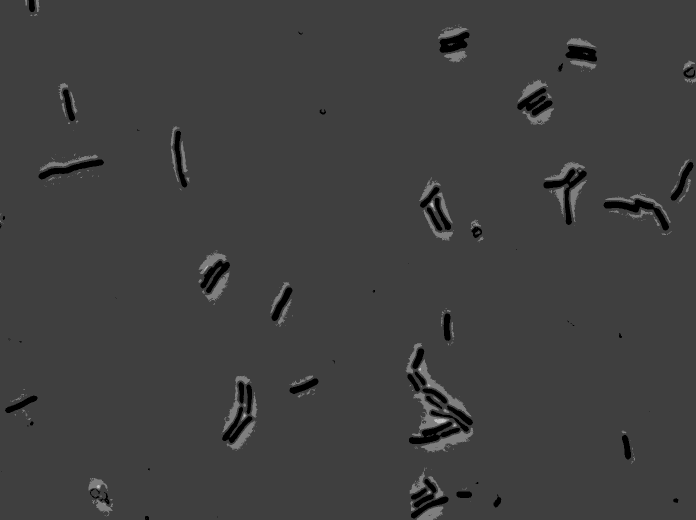
#> input picture data/bsub_100x_phase.tif, 1392 x 1040 px (shown at 1/2 size)
$ python intro_to_image_processing.py
#> lines starting #> are read from the running program, lines starting #| are printed output that depends on the picture; after the words box and inside, x2 and y2 are one past the last pixel; in counts of white or black regions, pixels touching at a corner belong together
import numpy as np

# Our image processing tools
import skimage.filters
import skimage.io
import skimage.morphology
import skimage.exposure

import matplotlib.pyplot as plt
import seaborn as sns
rc={'lines.linewidth': 2, 'axes.labelsize': 18, 'axes.titlesize': 18}
sns.set(rc=rc)

im_phase = skimage.io.imread('data/bsub_100x_phase.tif')
#> im_phase is the input picture: shape (1040, 1392) uint16; min 141, max 1043, mean 386
cfp_im=skimage.io.imread('data/bsub_100x_phase.tif')

with sns.axes_style('dark'):
    skimage.io.imshow(im_phase / im_phase.max())

hist_phase, bins_phase = skimage.exposure.histogram(im_phase)
#> hist_phase = 903 values, max 32864 at index 241, min 0 at index 1, mean 1603.2; bins_phase = 903 values from 141 to 1043
plt.plot(bins_phase, hist_phase)

#apply threshold to image
thresh=250
in_phase_thresh=im_phase < thresh
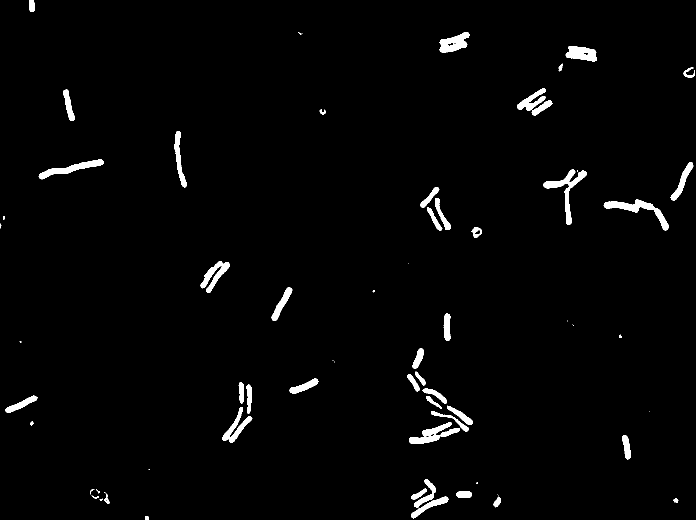
#> in_phase_thresh: shape (1040, 1392) bool (shown at 1/2 size); 2% white; 72 white regions (24 under 20 px), largest, box (x1, y1, x2, y2) and area: (1087, 339, 1174, 450) 1931, (1207, 399, 1338, 461) 1919, (818, 844, 920, 888) 1688

with sns.axes_style('dark'):
    plt.imshow(in_phase_thresh, cmap=plt.cm.Greys_r)
plt.show()
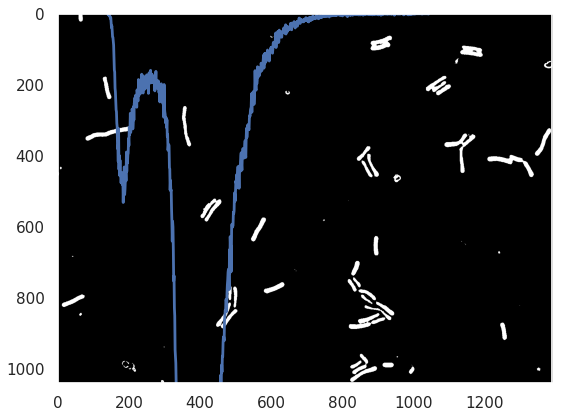
#> figure drawn by matplotlib, 1 panel

with sns.axes_style('dark'):
    plt.imshow(cfp_im, cmap=plt.cm.viridis)

selem = skimage.morphology.square(3)
cfp_filt=skimage.filters.median(cfp_im,selem)
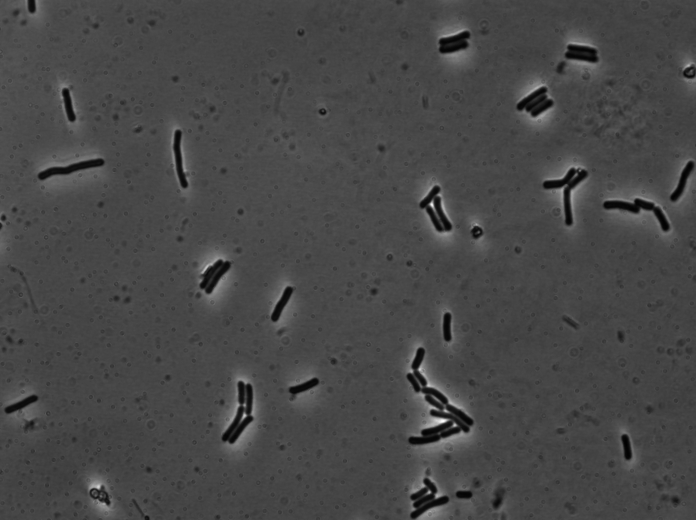
#> cfp_filt: shape (1040, 1392) uint16 (shown at 1/2 size); min 145, max 1001, mean 386; drawn with min black and max white

with sns.axes_style('dark'):
    plt.imshow(cfp_filt[150:250, 450:550]/cfp_filt.max(), cmap=plt.cm.viridis)
plt.show()
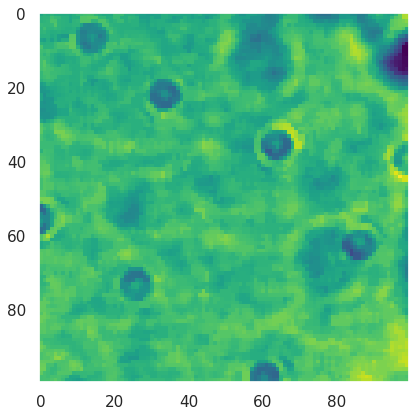
#> figure drawn by matplotlib, 1 panel

x, y = skimage.exposure.histogram(cfp_filt)
#> x = 857 values, max 38658 at index 237, min 0 at index 642, mean 1689.2; y = 857 values from 145 to 1001
plt.plot(y,x)

plt.show()
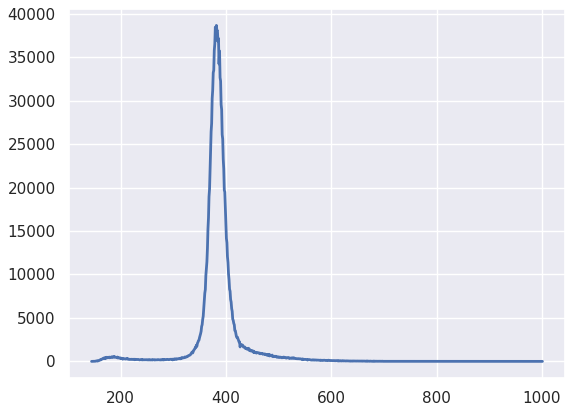
#> figure drawn by matplotlib, 1 panel; curve peaks at x = 382, y = 38658


#> (the run stopped early here; a loop or call above may not have finished)
